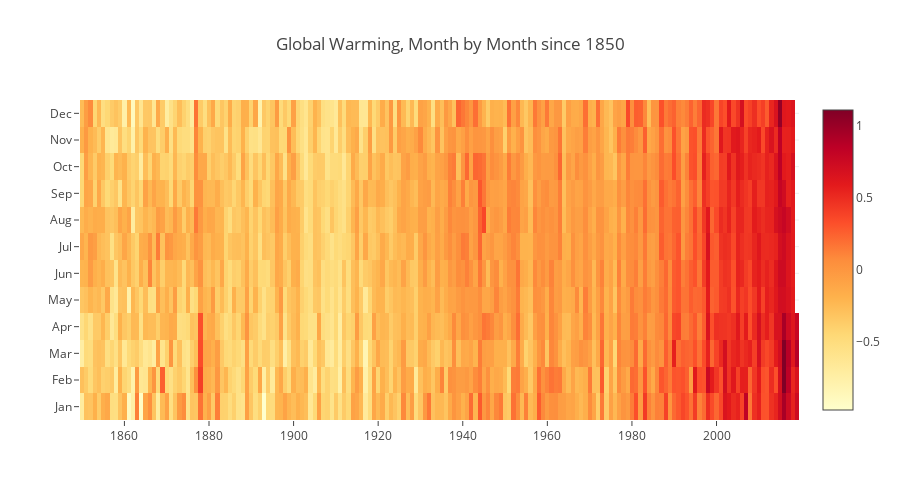

Here is the notebook cell this chart was saved with:
### Markdown cell above
The Earth is warmer now than at any time since reliable record-keeping began in 1880, and we're continuing to warm at an accelerated rate. In fact, the Earth is warmer now than at any point in modern human civilization. The first graph below shows us what global warming looks like month by month for the nearly 200 years now.

[HadCRUT4](https://www.metoffice.gov.uk/hadobs/hadcrut4/) is a gridded dataset of global historical surface temperature anomalies relative to a 1961-1990 reference period. The data are a mix of the [CRUTEM4](https://www.metoffice.gov.uk/hadobs/crutem4/) land-surface air temperature dataset and the [HadSST3](https://www.metoffice.gov.uk/hadobs/hadsst3/) sea-surface temperature (SST) dataset. The HadCRUT4 data are neither interpolated nor variance adjusted. The colorbar represents the differences from the baseline temperature in degrees celsius (°C).

### Code cell
df = pd.read_csv('data/monthly_medians.csv')
df['Month'] = pd.DatetimeIndex(df['Date']).month
df['Year'] = pd.DatetimeIndex(df['Date']).year
df = df.drop(['Date','Lower','Upper'], axis=1)

look_up = {'1': 'Jan', '2': 'Feb', '3': 'Mar', '4': 'Apr', '5': 'May',
        '6': 'Jun', '7': 'Jul', '8': 'Aug', '9': 'Sep', '10': 'Oct', '11': 'Nov', '12': 'Dec'}

df['Month'] = df['Month'].astype(str) 
df = df.replace({"Month": look_up})
df = df.groupby(['Year', 'Month'])['Median'].sum()
df = df.reset_index(level=1, drop=False).pivot(columns='Month', values='Median')
df = df[['Jan', 'Feb', 'Mar', 'Apr', 'May', 'Jun', 'Jul', 'Aug', 'Sep', 'Oct', 'Nov', 'Dec']]

layout1 = cf.Layout(
    height=500,
    width=900,
    title='Global Warming, Month by Month since 1850'
)
df.iplot(kind='heatmap', theme='white', colorscale='YlOrRd',layout=layout1.to_plotly_json())

### Figure 1 — Plotly figure (JSON) as saved in the notebook; plotly's stock layout.template omitted (floating-point values rounded to 4 significant figures; data arrays with more than 128 entries replaced by an {"elided": "..."} marker saying what was removed)
{"data": [{"colorscale": [[0, "rgb(255,255,204)"], [0.125, "rgb(255,237,160)"], [0.25, "rgb(254,217,118)"], [0.375, "rgb(254,178,76)"], [0.5, "rgb(253,141,60)"], [0.625, "rgb(252,78,42)"], [0.75, "rgb(227,26,28)"], [0.875, "rgb(189,0,38)"], [1, "rgb(128,0,38)"]], "type": "heatmap", "uid": "675667ba-eef9-4c4f-b265-20171168b4fb", "x": {"elided": "170 int values"}, "y": ["Jan", "Feb", "Mar", "Apr", "May", "Jun", "Jul", "Aug", "Sep", "Oct", "Nov", "Dec"], "z": {"elided": "12x170 float values"}, "zmax": null, "zmin": null}], "layout": {"height": 500, "title": {"text": "Global Warming, Month by Month since 1850"}, "width": 900, "xaxis": {"autorange": true, "range": [1850.0, 2020.0], "type": "linear"}, "yaxis": {"autorange": true, "range": [-0.5, 11.5], "type": "category"}}}
